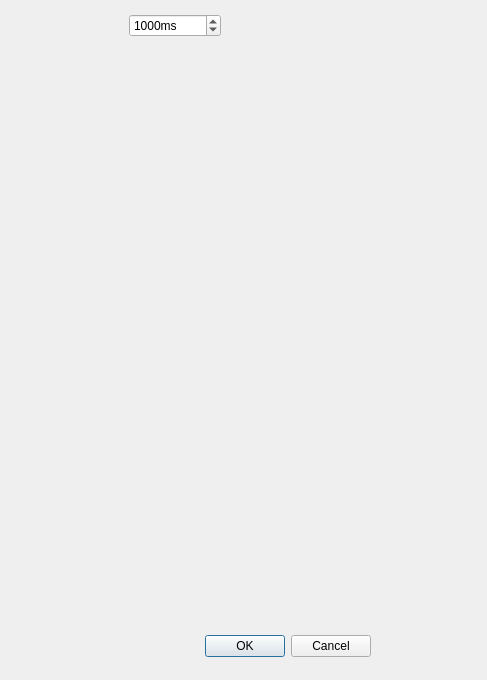
<?xml version="1.0" encoding="UTF-8"?>
<ui version="4.0">
 <class>ActionEditor</class>
 <widget class="QDialog" name="ActionEditor">
  <property name="geometry">
   <rect>
    <x>0</x>
    <y>0</y>
    <width>487</width>
    <height>680</height>
   </rect>
  </property>
  <property name="windowTitle">
   <string>Dialog</string>
  </property>
  <widget class="QDialogButtonBox" name="buttonBox">
   <property name="geometry">
    <rect>
     <x>30</x>
     <y>630</y>
     <width>341</width>
     <height>32</height>
    </rect>
   </property>
   <property name="orientation">
    <enum>Qt::Horizontal</enum>
   </property>
   <property name="standardButtons">
    <set>QDialogButtonBox::Cancel|QDialogButtonBox::Ok</set>
   </property>
  </widget>
  <widget class="QWidget" name="verticalLayoutWidget">
   <property name="geometry">
    <rect>
     <x>30</x>
     <y>50</y>
     <width>351</width>
     <height>521</height>
    </rect>
   </property>
   <layout class="QVBoxLayout" name="list"/>
  </widget>
  <widget class="QWidget" name="horizontalLayoutWidget">
   <property name="geometry">
    <rect>
     <x>30</x>
     <y>10</y>
     <width>191</width>
     <height>32</height>
    </rect>
   </property>
   <layout class="QHBoxLayout" name="horizontalLayout">
    <item>
     <widget class="QLabel" name="label">
      <property name="text">
       <string/>
      </property>
      <property name="pixmap">
       <pixmap resource="images.qrc">:/images/time.png</pixmap>
      </property>
     </widget>
    </item>
    <item>
     <widget class="QSpinBox" name="spinTime">
      <property name="suffix">
       <string>ms</string>
      </property>
      <property name="maximum">
       <number>99999</number>
      </property>
      <property name="singleStep">
       <number>500</number>
      </property>
      <property name="value">
       <number>1000</number>
      </property>
     </widget>
    </item>
   </layout>
  </widget>
 </widget>
 <resources>
  <include location="images.qrc"/>
 </resources>
 <connections>
  <connection>
   <sender>buttonBox</sender>
   <signal>accepted()</signal>
   <receiver>ActionEditor</receiver>
   <slot>accept()</slot>
   <hints>
    <hint type="sourcelabel">
     <x>248</x>
     <y>254</y>
    </hint>
    <hint type="destinationlabel">
     <x>157</x>
     <y>274</y>
    </hint>
   </hints>
  </connection>
  <connection>
   <sender>buttonBox</sender>
   <signal>rejected()</signal>
   <receiver>ActionEditor</receiver>
   <slot>reject()</slot>
   <hints>
    <hint type="sourcelabel">
     <x>316</x>
     <y>260</y>
    </hint>
    <hint type="destinationlabel">
     <x>286</x>
     <y>274</y>
    </hint>
   </hints>
  </connection>
 </connections>
</ui>
